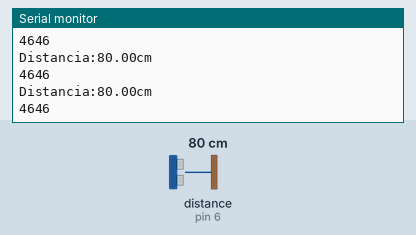
Bench run of a sketch on a simulated Arduino Uno, built with avr-gcc and run on an emulated ATmega328P. Parts: the last lines printed to the serial monitor. Wiring (inferred from the names in the program): ultrasonic range finder: trigger pin 7; echo pin 6. The inputs (shaded band) are chosen by the test bench; at power-on: distance to the obstacle (sensor on pin 6) 80 cm. The echo pulse lasts 58.3 µs per cm.

Above: at 1.3 s.
1.4 s: distance to the obstacle (sensor on pin 6) set to 2 cm
At 1.83 s:
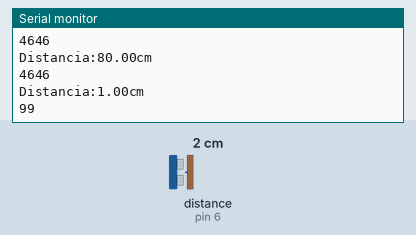
2.9 s: distance to the obstacle (sensor on pin 6) set to 4 cm
At 3.33 s:
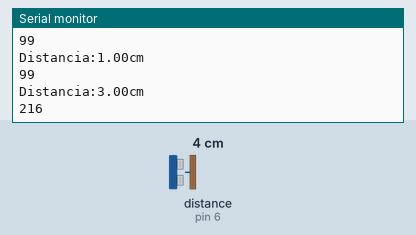
Timing chart, 0 to 5.9 s (numbered marks = the images above; inputs shaded):
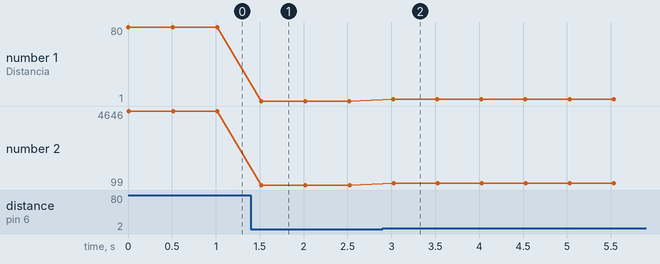

The sketch:

sketch_jun15b.ino
```cpp
#define TRIGGER 7
#define ECHO 6
float dist;
long tiempo;

void setup(){
  Serial.begin (115200);
  pinMode(TRIGGER,OUTPUT);
  pinMode(ECHO,INPUT);
}

void loop(){
  medirDist();
  delay(500);

}
float medirDist(){
  digitalWrite(TRIGGER,LOW);
  delayMicroseconds(5);
  digitalWrite(TRIGGER,HIGH);
  delayMicroseconds(10);
  digitalWrite(TRIGGER,LOW);

  tiempo = pulseIn (ECHO,HIGH);
  dist = tiempo/58;
  Serial.print("Distancia:");
  Serial.print(dist);
  Serial.println("cm");
  Serial.println(tiempo);
  return(dist);
  delay(500);
}
```

Measured:
- after the input at 1.4 s, the serial monitor: prints a new line after 0.12 s (image 1)
- after the input at 2.9 s, the serial monitor: prints a new line after 0.12 s (image 2)
- plotted number 1: 80 → 1 after the input at 1.4 s, 1 → 3 after the input at 2.9 s
- plotted number 2: 4646 → 99 after the input at 1.4 s, 99 → 215 after the input at 2.9 s
